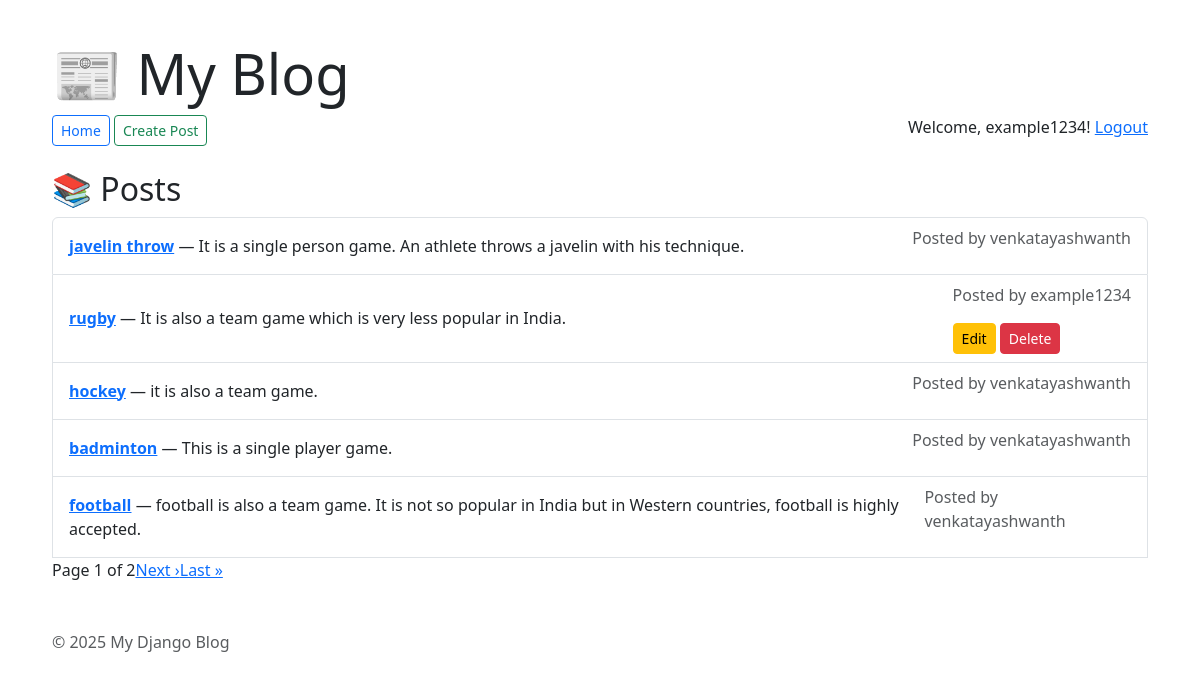
Screenshot of / (signed in) with the database file from the repository.
### locations/models.py (models this page shows, shortened)
class Post(models.Model):
    title = models.CharField(max_length=100)
    content = models.TextField()
    image = models.ImageField(upload_to='post_images/', blank=True, null=True)
    author = models.ForeignKey(User, on_delete=models.CASCADE, null=True)

### locations/views.py (the view)
# urls.py: 2. Add a URL to urlpatterns:  path('', views.home, name='home')
def home(request):
    posts = Post.objects.all().order_by('-id')
    paginator = Paginator(posts, 5)
    page_number = request.GET.get('page')
    post_list = paginator.get_page(page_number)
    return render(request, 'locations/home.html', {'posts': post_list})

### locations/templates/locations/home.html (shortened to what this page needs)
{% extends 'locations/base.html' %}
{% block content %}
    <h2>📚 Posts</h2>
    <ul class="list-group">
        {% for post in posts %}
            <li class="list-group-item d-flex justify-content-between align-items-center">
                <div>
                    <strong><a href="{% url 'post_detail' post.pk %}">{{ post.title }}</a></strong> — {{ post.content }}
                </div>
                <div>
                    <p class="text-muted">Posted by {{ post.author.username }}</p>
                    {% if post.author == user %}
                        <a href="{% url 'edit_post' post.pk %}" class="btn btn-warning btn-sm">Edit</a>
                        <a href="{% url 'delete_post' post.pk %}" class="btn btn-danger btn-sm">Delete</a>
                    {% endif %}
                </div>
            </li>
        {% empty %}
            <li class="list-group-item">No posts found.</li>
        {% endfor %}
        <div class="pagination">
            <span>Page {{ posts.number }} of {{ posts.paginator.num_pages }}</span>
            {% if posts.has_next %}
                <a href="?page={{ posts.next_page_number }}">Next ›</a>
                <a href="?page={{ posts.paginator.num_pages }}">Last »</a>
            {% endif %}
        </div>
    </ul>
{% endblock %}

### locations/templates/locations/base.html (shortened to what this page needs)
<!DOCTYPE html>
<html>
<head>
    <link href="https://cdn.jsdelivr.net/npm/bootstrap@5.3.2/dist/css/bootstrap.min.css" rel="stylesheet">
</head>
<body>
  <div class="container">
    <header class="mb-4">
        <h1 class="display-4">📰 My Blog</h1>
        <nav class="mb-3">
            <a class="btn btn-outline-primary btn-sm" href="/">Home</a>
            <a class="btn btn-outline-success btn-sm" href="/new/">Create Post</a>
            <span class="float-end">
                {% if user.is_authenticated %}
                    Welcome, {{ user.username }}!
                    <a href="{% url 'logout' %}">Logout</a>
                {% else %}
                    <a class="btn btn-outline-secondary btn-sm" href="{% url 'login' %}">Login</a>
                    <a class="btn btn-outline-secondary btn-sm" href="{% url 'signup' %}">Signup</a>
                {% endif %}
            </span>
        </nav>
    </header>
    {% block content %}{% endblock %}
    <footer class="mt-5 text-muted">
        &copy; 2025 My Django Blog
    </footer>
  </div>
</body>
</html>

### locations/templates/locations/base.html (style rules this page uses)
body { margin: 40px; }

### rows the page displays
Post: title "javelin throw", content "It is a single person game. An athlete throws a javelin with his technique.", author.username "venkatayashwanth"
Post: title "rugby", content "It is also a team game which is very less popular in India.", author.username "example1234", shows "Edit"
Post: title "hockey", content "it is also a team game.", author.username "venkatayashwanth"
Post: title "badminton", content "This is a single player game.", author.username "venkatayashwanth"
Post: title "football", content "football is also a team game. It is not so popular in India but in Western countries, football is highly accepted.", author.username "venkatayashwanth"

### other values shown
{{ user.username }} "example1234"
{{ posts.number }} "1"
{{ posts.paginator.num_pages }} "2"
